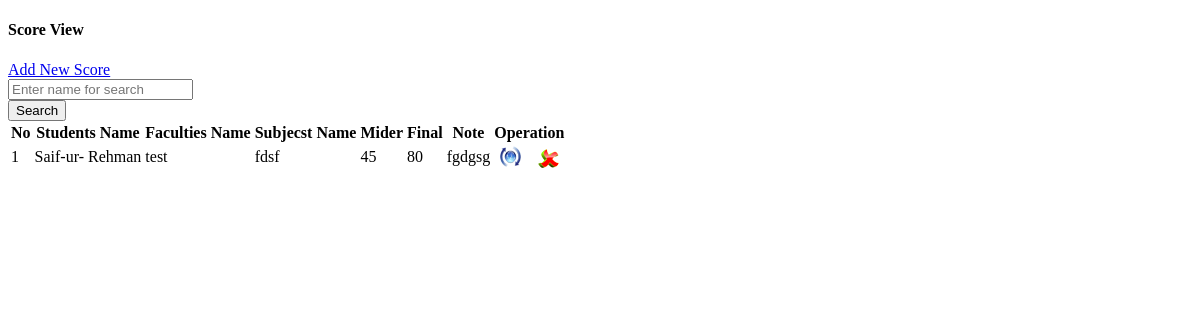
Screenshot of /View_Scores.php with the database file from the repository.
### tables this page shows
CREATE TABLE `stu_score_tbl` (
  `ss_id` int(10) UNSIGNED NOT NULL,
  `stu_id` varchar(50) NOT NULL,
  `faculties_id` varchar(50) NOT NULL,
  `sub_id` varchar(50) NOT NULL,
  `miderm` float NOT NULL,
  `final` float NOT NULL,
  `note` varchar(100) NOT NULL
);

### View_Scores.php (the view, shortened to what this page needs)
<!DOCTYPE html PUBLIC "-//W3C//DTD XHTML 1.0 Transitional//EN" "http://www.w3.org/TR/xhtml1/DTD/xhtml1-transitional.dtd">
<html xmlns="http://www.w3.org/1999/xhtml">
<head>
<link rel="stylesheet" type="text/css" href="css/style_view.css" />
</head>
<body>
<div class="col-md-12  view-form-style">
    <div class="col-md-12 entry-head margin-20b">
        <h4 class="left">Score View</h4>
        <a class="btn btn-primary right" href="?tag=score_entry">Add New Score</a>
    </div>
    <form role="form" data-toggle="validator" method="post" class="form-horizontal">
        <div class="form-group">
            <div class="col-md-9 col-md-offset-1     col-xs-9 col-sm-10">
                <input type="text" class="form-control" name="searchtxt" Placeholder="Enter name for search" autocomplete="off"/></div>
            <input type="submit" name="btnsearch" value="Search" class="btn btn-info"/>
        </div>
    </form>
<div class="table-responsive">
    <table class="table table-bordered">
        <tr>
            <th>No</th>
            <th>Students Name </th>
            <th>Faculties Name</th>
            <th>Subjecst Name</th>
            <th>Mider</th>
            <th>Final</th>
            <th>Note</th>
            <th colspan="2">Operation</th>
        </tr>
        <?php
		$key="";
	if($key !="")
		$sql_sel=mysql_query("SElECT * FROM stu_score_tbl WHERE stu_id  like '%$key%' ");
	else
        $sql_sel=mysql_query("SELECT * FROM stu_score_tbl");
    $i=0;
    while($row=mysql_fetch_array($sql_sel)){
    $i++;
    $color=($i%2==0)?"lightblue":"white";
    ?>
      <tr bgcolor="<?php echo $color?>">
            <td><?php echo $i;?></td>
            <td><?php echo $row['stu_id'];?></td>
            <td><?php echo $row['faculties_id'];?></td>
            <td><?php echo $row['sub_id'];?></td>
            <td><?php echo $row['miderm'];?></td>
            <td><?php echo $row['final'];?></td>
            <td><?php echo $row['note'];?></td>
            <td align="center"><a href="?tag=score_entry&opr=upd&rs_id=<?php echo $row['ss_id'];?>"><img src="picture/update.png" /></a></td>
            <td align="center"><a href="?tag=view_scores&opr=del&rs_id=<?php echo $row['ss_id'];?>"><img src="picture/delete.png" /></a></td>
        </tr>
    <?php
    }
    ?>
    </table>
</div>
</body>
</html>

### rows the page displays
stu_score_tbl: stu "Saif-ur- Rehman", faculties "test", sub "fdsf", miderm "45", final "80", note "fgdgsg"
